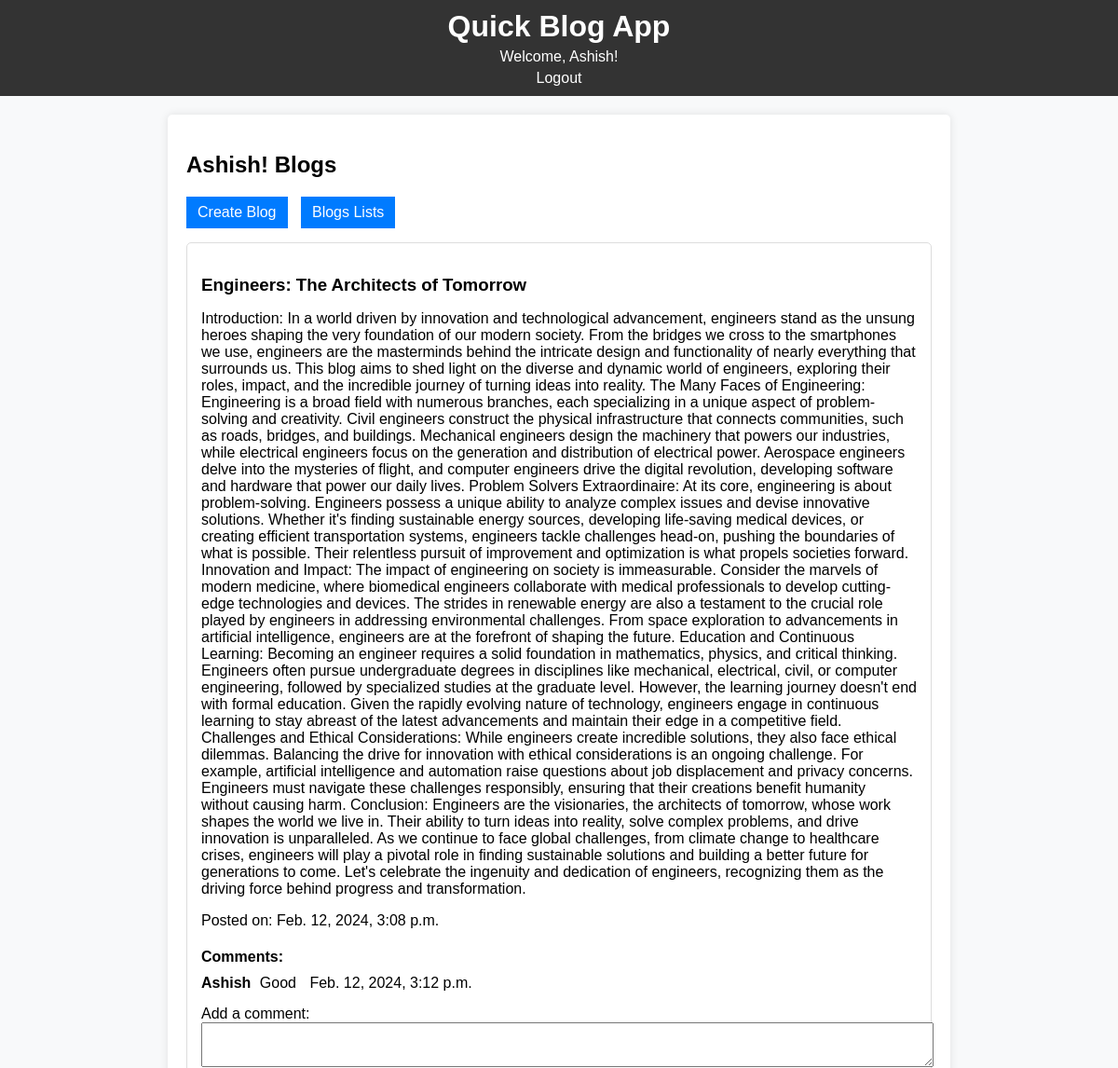
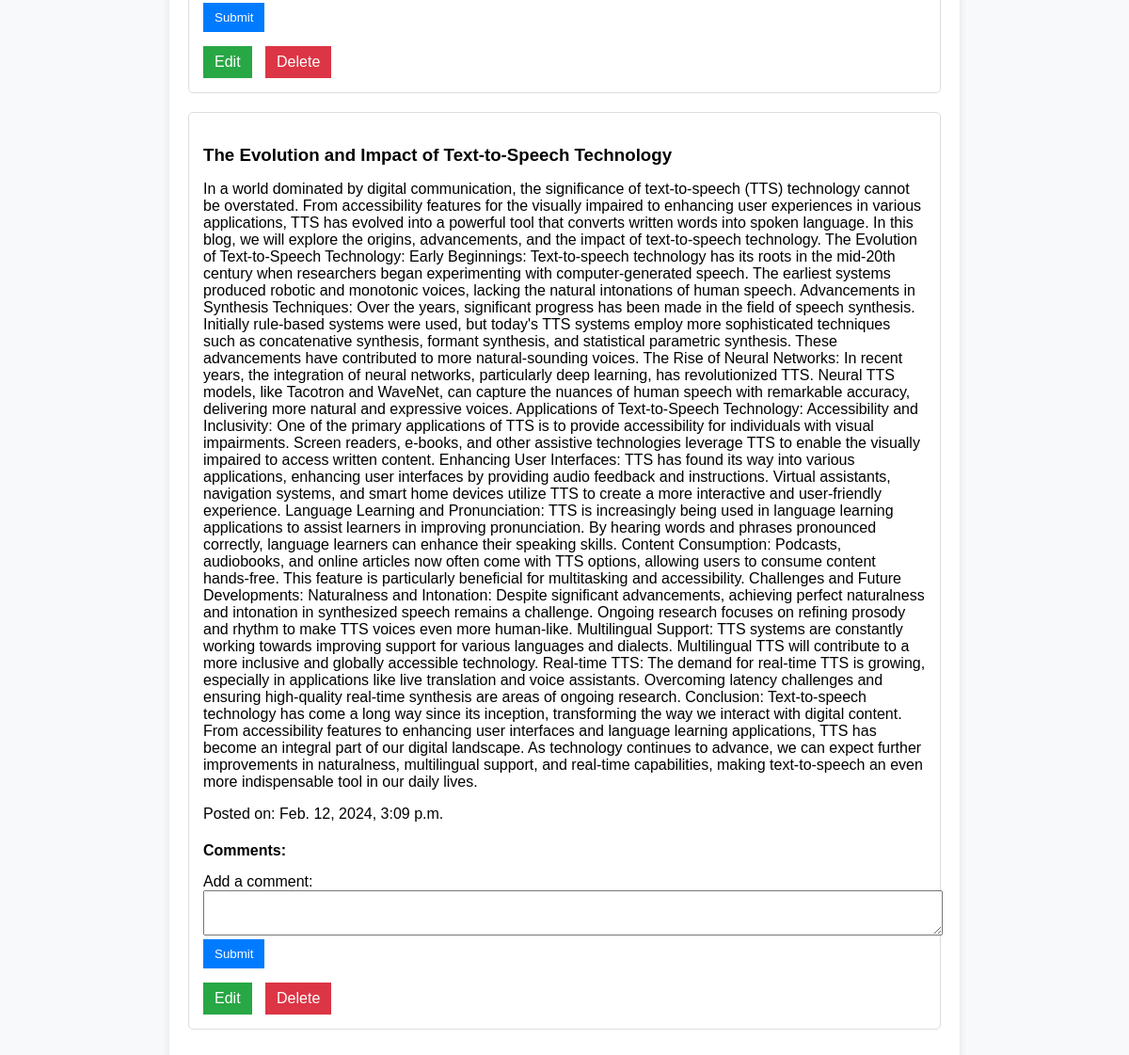
Screenshot of / (signed in) with the database file from the repository (2 pictures, top to bottom).
### blog/models.py (models this page shows, shortened)
class Blog(models.Model):
    title = models.CharField(max_length=255)
    content = models.TextField()
    author = models.ForeignKey(User, on_delete=models.CASCADE)
    created_at = models.DateTimeField(auto_now_add=True)
    updated_at = models.DateTimeField(auto_now=True)

class Comment(models.Model):
    user = models.ForeignKey(User, on_delete=models.CASCADE)
    blog = models.ForeignKey(Blog, on_delete=models.CASCADE, related_name='comments')
    content = models.TextField()
    created_at = models.DateTimeField(auto_now_add=True)
    updated_at = models.DateTimeField(auto_now=True)
    timestamp = models.DateTimeField(auto_now_add=True)

### blog/views.py (the view)
# urls.py: path('', home, name='home'),
@login_required
def home(request):
    user_blogs = Blog.objects.filter(author=request.user)
    return render(request, 'blog/home.html', {'blogs': user_blogs})

### blog/templates/blog/home.html (shortened to what this page needs)
{% extends 'base.html' %}
{% block content %}
  <div style="max-width: 800px; margin: 0 auto;">
    <h2>{{ user.username }}! Blogs</h2>
    <a href="{% url 'create_blog' %}" style="display: inline-block; margin-bottom: 15px; padding: 8px 12px; background-color: #007BFF; color: #fff; text-decoration: none;">Create Blog</a>
    <a href="{% url 'blog_list' %}" style="display: inline-block; margin-bottom: 15px; padding: 8px 12px; background-color: #007BFF; color: #fff; text-decoration: none;">Blogs Lists</a>
    {% for blog in blogs %}
      <div style="border: 1px solid #ddd; padding: 15px; margin-bottom: 20px; border-radius: 5px;">
        <h3 style="margin-bottom: 10px;">{{ blog.title }}</h3>
        <p style="margin-bottom: 10px;">{{ blog.content }}</p>
        <p style="margin-bottom: 10px;">Posted on: {{ blog.created_at }}</p>
        <div style="margin-bottom: 15px;">
          <h4 style="margin-bottom: 10px;">Comments:</h4>
          {% for comment in blog.comments.all %}
            <div style="margin-bottom: 8px;">
              <span style="font-weight: bold; margin-right: 5px;">{{ comment.user.username }}</span>
              <span>{{ comment.content }}</span>
              <span style="margin-left: 10px;">{{ comment.created_at }}</span>
            </div>
          {% endfor %}
          <form method="post" action="{% url 'add_comment' blog_id=blog.id %}" style="margin-top: 15px;">
            <label for="comment_text" style="margin-bottom: 5px;">Add a comment:</label>
            <textarea name="content" id="comment_text" style="width: 100%; padding: 8px;" required></textarea>
            <button type="submit" style="background-color: #007BFF; color: #fff; padding: 8px 12px; border: none; cursor: pointer;">Submit</button>
          </form>
        </div>
        <div style="display: inline-block;">
          <a href="{% url 'edit_blog' blog.id %}" style="display: inline-block; margin-right: 10px; padding: 8px 12px; text-decoration: none; color: #fff; background-color: #28a745;">Edit</a>
          <a href="{% url 'delete_blog' blog.id %}" style="display: inline-block; padding: 8px 12px; text-decoration: none; color: #fff; background-color: #dc3545;">Delete</a>
        </div>
      </div>
    {% endfor %}
  </div>
{% endblock %}

### blog/templates/base.html (shortened to what this page needs)
<!DOCTYPE html>
<html lang="en">
<head>
    <link rel="stylesheet" href='css/styles.css'>
</head>
<body>
    <header>
        <h1>Quick Blog App</h1>
        {% if user.is_authenticated %}
            <p>Welcome, {{ user.username }}!</p>
            <a href="{% url 'logout' %}">Logout</a>
        {% else %}
            <a href="{% url 'login' %}">Login</a>
            <a href="{% url 'signup' %}">Sign Up</a>
        {% endif %}
    </header>
    <main>
        {% block content %}{% endblock %}
    </main>
</body>
</html>

### blog/static/css/styles.css (style rules this page uses)
body { font-family: Arial, sans-serif; }
header { background-color: #333; color: white; padding: 10px; text-align: center; }
main { max-width: 800px; margin: 20px auto; }
form { margin-top: 20px; }
button { background-color: #333; color: white; padding: 5px 10px; cursor: pointer; }
a { color: #333; margin-right: 10px; }

### blog/templates/base.html (style rules this page uses)
body { font-family: 'Arial', sans-serif; margin: 0; padding: 0; background-color: #f8f9fa; }
header { background-color: #007BFF; color: #fff; padding: 10px; text-align: center; }
header h1 { margin: 0; }
header p { margin: 5px 0; }
header a { color: #fff; text-decoration: none; margin-left: 10px; }
main { max-width: 800px; margin: 20px auto; padding: 20px; background-color: #fff; border-radius: 5px; box-shadow: 0 0 10px rgba(0, 0, 0, 0.1); }

### rows the page displays
Blog: title "Engineers: The Architects of Tomorrow", content "Introduction: In a world driven by innovation and technological advancement, engineers stand as the unsung heroes shaping the very foundation of our modern society. From the bridges we cross to the smartphones we use, engineers are the masterminds behind the intricate design and functionality of nearly everything that surrounds us. This blog aims to shed light on the diverse and dynamic world of engineers, exploring their roles, impact, and the incredible journey of turning ideas into reality. The Many Faces of Engineering: Engineering is a broad field with numerous branches, each specializing in a unique aspect of problem-solving and creativity. Civil engineers construct the physical…", created_at "Feb. 12, 2024, 3:08 p.m."
Comment: user.username "Ashish", content "Good", created_at "Feb. 12, 2024, 3:12 p.m."
Blog: title "The Evolution and Impact of Text-to-Speech Technology", content "In a world dominated by digital communication, the significance of text-to-speech (TTS) technology cannot be overstated. From accessibility features for the visually impaired to enhancing user experiences in various applications, TTS has evolved into a powerful tool that converts written words into spoken language. In this blog, we will explore the origins, advancements, and the impact of text-to-speech technology. The Evolution of Text-to-Speech Technology: Early Beginnings: Text-to-speech technology has its roots in the mid-20th century when researchers began experimenting with computer-generated speech. The earliest systems produced robotic and monotonic voices, lacking the natural…", created_at "Feb. 12, 2024, 3:09 p.m."

### other values shown
{{ user.username }} "Ashish"
